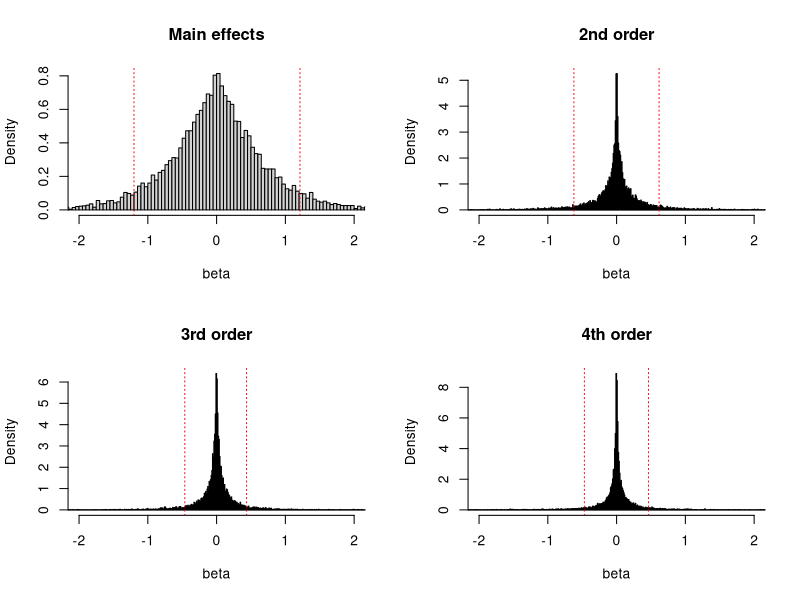
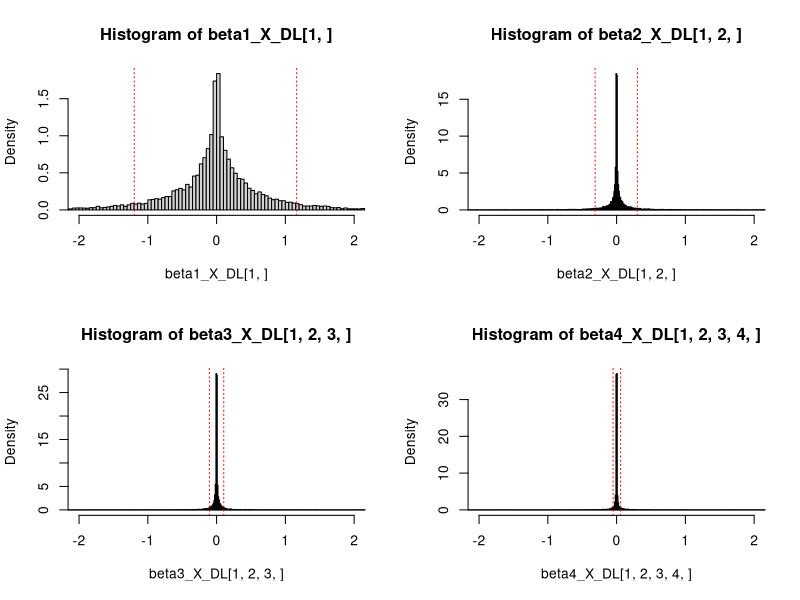
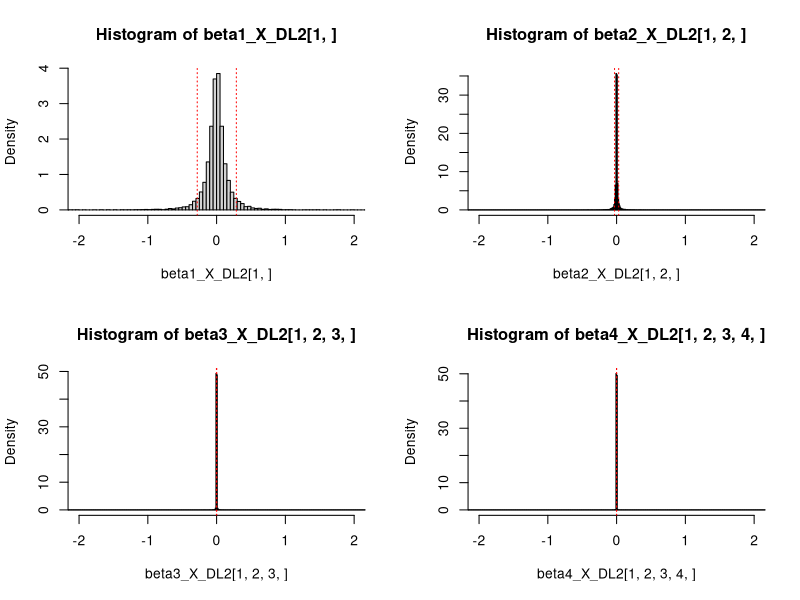
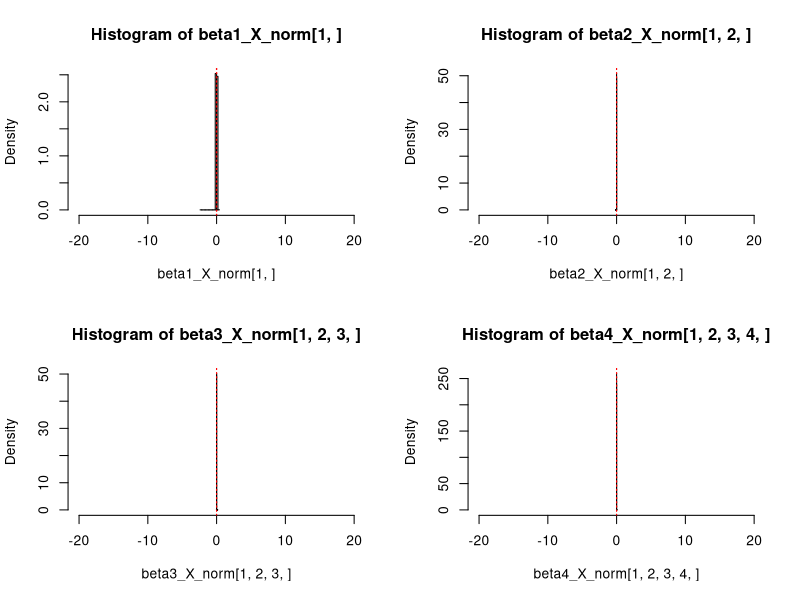

These charts were generated, in order, by the following R code: (Note: this script raises an error after producing the figures.)
### Generate distribution from the prior up to 4-th order interactions
library(MCMCpack)


S = 10000
k = 5
p = 10

# parameters for Infinite sparse factor model
nu = 3
a1 = 3; a2 = 4
as = 1; bs = 0.3

# Parameters for dirichlet laplace
a_DL = 1/(p*k)
a_DL2 = 1/k

# Storage
beta1_X = beta1_X_norm = beta1_X_DL = beta1_X_DL2 =  matrix(0,p,S)
beta2_X = beta2_X_norm = beta2_X_DL = beta2_X_DL2 = array(0,c(p,p,S))
beta3_X = beta3_X_norm = beta3_X_DL = beta3_X_DL2 = array(0,c(1,2,3,S))
beta4_X = beta4_X_norm = beta4_X_DL = beta4_X_DL2 = array(0,c(1,2,3,4,S))


for (i in 1:S){
   
   delta = c(rgamma(1,a1,1),rgamma(k-1,a2,1))
   tau = cumprod(delta)
   phi = rgamma(p*k,nu/2,nu/2)
   phi = matrix(phi,p,k)
   ps = rgamma(p,as,bs)
   
   Lambda = Lambda_norm = Lambda_DL = Lambda_DL2 = matrix(0,p,k)
   
   for(j in 1:p){
         phi_DL = rdirichlet(p, rep(a_DL))
         phi_DL2 = rdirichlet(p, rep(a_DL2))
      for(h in 1:k){
         # Sparse infinite factor model
         Lambda[j,h] = rnorm(1,0,1/sqrt(tau[h]*phi[j,h]))    
         
         # Just normal 
         Lambda_norm[j,h] = rnorm(1,0,0.001/sqrt(phi[j,h])) 
         
         #Dirichlet-Laplace
         psi = rexp(1,0.5)
         tau_DL = rgamma(1,p*a_DL,0.5)
         tau_DL2 = rgamma(1,p*a_DL2,0.5)
         Lambda_DL[j,h] = rnorm(1,0,tau_DL*phi_DL[j]*sqrt(psi))
         Lambda_DL2[j,h] = rnorm(1,0,tau_DL2*phi_DL2[j]*sqrt(psi))
      }
   }
   
   omega1 = rnorm(k,0,1)
   omega2 = rnorm(k,0,1)
   omega3 = rnorm(k,0,1)
   omega4 = rnorm(k,0,1)

   A = solve(t(Lambda)%*%diag(ps)%*%Lambda + diag(k))%*%t(Lambda)%*%diag(ps)
   A_norm = solve(t(Lambda_norm)%*%diag(ps)%*%Lambda + 
                 diag(k))%*%t(Lambda_norm)%*%diag(ps)
   A_DL = solve(t(Lambda_DL)%*%diag(ps)%*%Lambda_DL + 
                   diag(k))%*%t(Lambda_DL)%*%diag(ps)
   A_DL2 = solve(t(Lambda_DL2)%*%diag(ps)%*%Lambda_DL2 + 
                   diag(k))%*%t(Lambda_DL2)%*%diag(ps)
   
   beta1_X[,i] = t(A)%*%omega1 + 3*diag(1/ps)%*%t(A)%*%omega3
   beta1_X_norm[,i] = t(A_norm)%*%omega1 + 3*diag(1/ps)%*%t(A_norm)%*%omega3
   beta1_X_DL[,i] = t(A_DL)%*%omega1 + 3*diag(1/ps)%*%t(A_DL)%*%omega3
   beta1_X_DL2[,i] = t(A_DL2)%*%omega1 + 3*diag(1/ps)%*%t(A_DL2)%*%omega3
   
   beta2_X[,,i] = 2*t(A)%*%diag(omega2)%*%A + 
      6*diag(1/ps)%*%t(A)%*%diag(omega2)%*%A  
   beta2_X_norm[,,i] = 2*t(A_norm)%*%diag(omega2)%*%A_norm + 
      6*diag(1/ps)%*%t(A_norm)%*%diag(omega2)%*%A_norm 
   beta2_X_DL[,,i] = 2*t(A_DL)%*%diag(omega2)%*%A_DL + 
      6*diag(1/ps)%*%t(A_DL)%*%diag(omega2)%*%A_DL
   beta2_X_DL2[,,i] = 2*t(A_DL2)%*%diag(omega2)%*%A_DL2 + 
      6*diag(1/ps)%*%t(A_DL2)%*%diag(omega2)%*%A_DL2

   beta3_X[1,2,3,i] = 6*sum(omega3*A[1,]*A[2,]*A[3,])
   beta3_X_norm[1,2,3,i] = 6*sum(omega3*A_norm[1,]*A_norm[2,]*A_norm[3,])
   beta3_X_DL[1,2,3,i] = 6*sum(omega3*A_DL[1,]*A_DL[2,]*A_DL[3,])
   beta3_X_DL2[1,2,3,i] = 6*sum(omega3*A_DL2[1,]*A_DL2[2,]*A_DL2[3,])
   
   beta4_X[1,2,3,4,i] = 24*sum(omega4*A[1,]*A[2,]*A[3,]*A[4,])
   beta4_X_norm[1,2,3,4,i] = 24*sum(omega4*A_norm[1,]*A_norm[2,]*
                                       A_norm[3,]*A_norm[4,])
   beta4_X_DL[1,2,3,4,i] = 24*sum(omega4*A_DL[1,]*A_DL[2,]*
                                       A_DL[3,]*A_DL[4,])
   beta4_X_DL2[1,2,3,4,i] = 24*sum(omega4*A_DL2[1,]*A_DL2[2,]*
                                     A_DL2[3,]*A_DL2[4,])
   
   
   if (i%%500==0){
      print(i)
   }
}


# dev.off()
#decent plot here
xlim = c(-2,2)
par(mfrow = c(2,2))
hist(beta1_X[1,],freq = F,breaks = seq(-1000,1000,by =0.05),xlim = xlim,
     main = "Main effects",xlab = "beta")
abline(v = quantile(beta1_X[1,],probs = c(0.05,0.95)),col="red",lty="dotted")
hist(beta2_X[1,2,],freq = F,breaks = seq(-1000,1000,by =0.01),xlim = xlim,
     main = "2nd order",xlab = "beta")
abline(v = quantile(beta2_X[1,2,],probs = c(0.05,0.95)),col="red",lty="dotted")
hist(beta3_X[1,2,3,],freq = F,breaks = seq(-1000,1000,by =0.01),xlim = xlim,
     main = "3rd order",xlab = "beta")
abline(v = quantile(beta3_X[1,2,3,],probs = c(0.05,0.95)),col="red",lty="dotted")
hist(beta4_X[1,2,3,4,],freq = F,breaks = seq(-1000,1000,by =0.01),xlim = xlim,
     main = "4th order",xlab = "beta")
abline(v = quantile(beta4_X[1,2,3,4,],probs = c(0.05,0.95)),col="red",lty="dotted")

# DL
# > means heavier above
# tails_DL_a=1/(p*k) > tails_DL_a=1/p > tails_Sparse > tails_DL_a=1/2
xlim = c(-2,2)
par(mfrow = c(2,2))
hist(beta1_X_DL[1,],freq = F,breaks = seq(-1000,1000,by =0.05),xlim = xlim)
abline(v = quantile(beta1_X_DL[1,],probs = c(0.05,0.95)),col="red",lty="dotted")
hist(beta2_X_DL[1,2,],freq = F,breaks = seq(-1000,1000,by =0.01),xlim = xlim)
abline(v = quantile(beta2_X_DL[1,2,],probs = c(0.05,0.95)),col="red",lty="dotted")
hist(beta3_X_DL[1,2,3,],freq = F,breaks = seq(-1000,1000,by =0.01),xlim = xlim)
abline(v = quantile(beta3_X_DL[1,2,3,],probs = c(0.05,0.95)),col="red",lty="dotted")
hist(beta4_X_DL[1,2,3,4,],freq = F,breaks = seq(-1000,1000,by =0.01),xlim = xlim)
abline(v = quantile(beta4_X_DL[1,2,3,4,],probs = c(0.05,0.95)),col="red",lty="dotted")

# comparison
round(cbind(quantile(beta1_X),quantile(beta1_X_DL)),2)

# DL2
xlim = c(-2,2)
par(mfrow = c(2,2))
hist(beta1_X_DL2[1,],freq = F,breaks = seq(-1000,1000,by =0.05),xlim = xlim)
abline(v = quantile(beta1_X_DL2[1,],probs = c(0.05,0.95)),col="red",lty="dotted")
hist(beta2_X_DL2[1,2,],freq = F,breaks = seq(-1000,1000,by =0.01),xlim = xlim)
abline(v = quantile(beta2_X_DL2[1,2,],probs = c(0.05,0.95)),col="red",lty="dotted")
hist(beta3_X_DL2[1,2,3,],freq = F,breaks = seq(-1000,1000,by =0.01),xlim = xlim)
abline(v = quantile(beta3_X_DL2[1,2,3,],probs = c(0.05,0.95)),col="red",lty="dotted")
hist(beta4_X_DL2[1,2,3,4,],freq = F,breaks = seq(-1000,1000,by =0.01),xlim = xlim)
abline(v = quantile(beta4_X_DL2[1,2,3,4,],probs = c(0.05,0.95)),col="red",lty="dotted")

# Normal covariates
xlim = c(-20,20)
par(mfrow = c(2,2))
hist(beta1_X_norm[1,],freq = F,xlim = xlim)
abline(v = quantile(beta1_X_norm[1,],probs = c(0.05,0.95)),col="red",lty="dotted")
hist(beta2_X_norm[1,2,],freq = F,xlim = xlim)
abline(v = quantile(beta2_X_norm[1,2,],probs = c(0.05,0.95)),col="red",lty="dotted")
hist(beta3_X_norm[1,2,3,],freq = F,xlim = xlim)
abline(v = quantile(beta3_X_norm[1,2,3,],probs = c(0.05,0.95)),col="red",lty="dotted")
hist(beta4_X_norm[1,2,3,4,],freq = F,xlim = xlim)
abline(v = quantile(beta4_X_norm[1,2,3,4,],probs = c(0.05,0.95)),col="red",lty="dotted")


# the coefficients of quadratic effects has heavier tails than the one of interactions
# both have a spike in zero

# super heavy tails if we do not consider the shrinkage parameters tau
# probabibly the distribution for beta_X and Omega_X is improper
# might be a good prior distribution

eps_seq = seq(1,0.01,by = -0.01)
probs = numeric(length(eps_seq))

for (i in 1:length(eps_seq)){
   epsilon = eps_seq[i]
   probs[i] = mean(Omega_X > -epsilon & Omega_X < epsilon)
   print(i/length(eps_seq))
}

plot(eps_seq,probs)

sigma1 = rgamma(50000,2,1)
sigma2 = 1/sigma1
par(mfrow = c(1,2))
plot(density(sigma1))
plot(density(sigma2))
